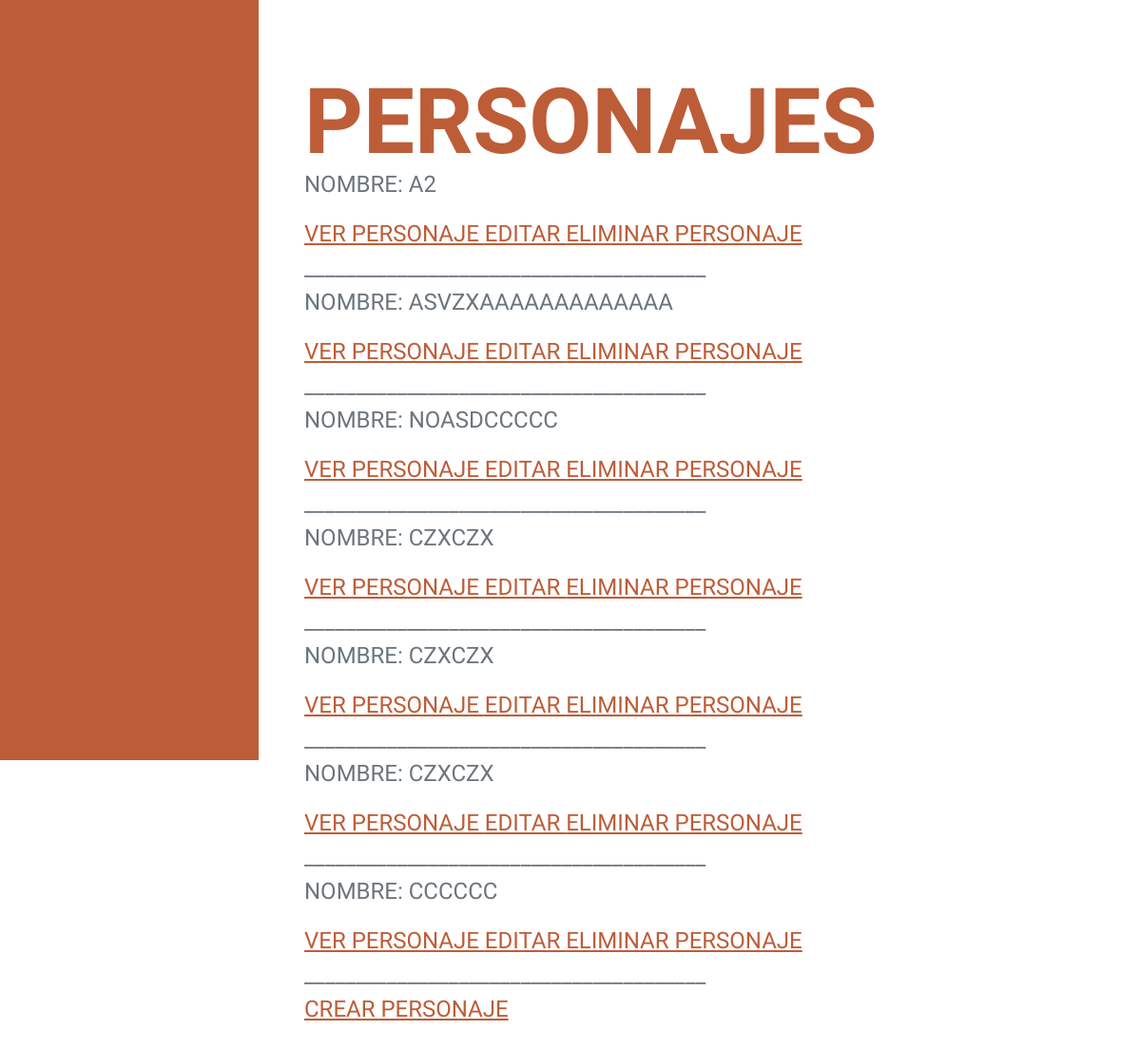
Page /App1/Personaje/list/ (signed in) on the earlier database version.
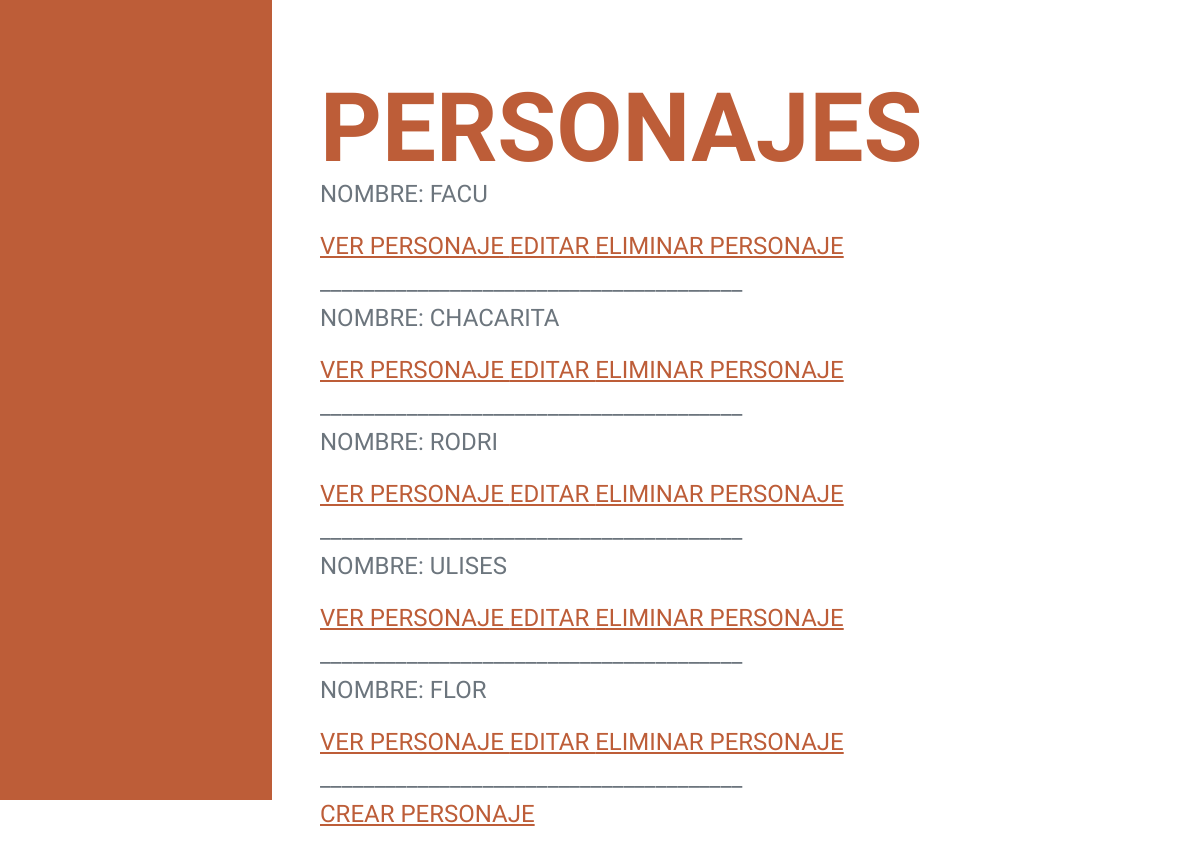
Same page on the later database version.
### App1/models.py (models this page shows, shortened)
class personaje(models.Model):
    nombre = models.CharField(max_length=20)
    fuerza = models.IntegerField()
    velocidad = models.IntegerField()
    resistencia = models.IntegerField()
    tipo = models.CharField(max_length=20)

### App1/views.py (the view)
# urls.py: path("Personaje/list/", ListaPersonaje.as_view(), name="PersonajeLista"),
class ListaPersonaje(LoginRequiredMixin, ListView):
    model = personaje

### App1/templates/App1/Personaje_list.html
{% extends "App1/padre2.html" %}
{% load static %}
{% block titulo %}
Personajes
{% endblock %}
{% block description %}
{% for personaje in object_list %}
    <p>Nombre: {{personaje.nombre}}</p>
    <a href="{% url 'PersonajeDetalle' personaje.id %}"> Ver Personaje </a>
    <a href="{% url 'PersonajeEditar' personaje.id %}"> Editar </a>
    <a href="{% url 'PersonajeEliminar' personaje.id %}"> Eliminar Personaje </a>
    <br>_______________________________________
    {% endfor %}
    <br>
    <a href="{% url 'PersonajeCrear'  %}"> Crear Personaje </a>
{% endblock %}

### App1/templates/App1/padre2.html (shortened to what this page needs)
<!DOCTYPE html>
<html lang="en">
    <head>
        {% load static %}
        <link href="{% static 'App1/css2/styles.css' %}" rel="stylesheet" />
    </head>
    <body id="page-top">
        <nav class="navbar navbar-expand-lg navbar-dark bg-primary fixed-top" id="sideNav">
            <a class="navbar-brand js-scroll-trigger" href="#page-top">
            </a>
        </nav>
        <div class="container-fluid p-0">
            <section class="resume-section" id="about">
                <div class="resume-section-content">
                    <h1 class="mb-0">
                        <span class="text-primary">
                            {% block titulo%}
                            {% endblock %}
                        </span>
                    </h1>
                    <div class="subheading mb-5">
                        {% block description %}
                        {% endblock %}

Differences in the rows shown:
removed personaje: nombre "A2"
removed personaje: nombre "ASVZXAAAAAAAAAAAAA"
removed personaje: nombre "NOASDCCCCC"
removed personaje: nombre "CZXCZX"
removed personaje: nombre "CZXCZX"
removed personaje: nombre "CZXCZX"
removed personaje: nombre "CCCCCC"
added personaje: nombre "FACU"
added personaje: nombre "CHACARITA"
added personaje: nombre "RODRI"
added personaje: nombre "ULISES"
added personaje: nombre "FLOR"
